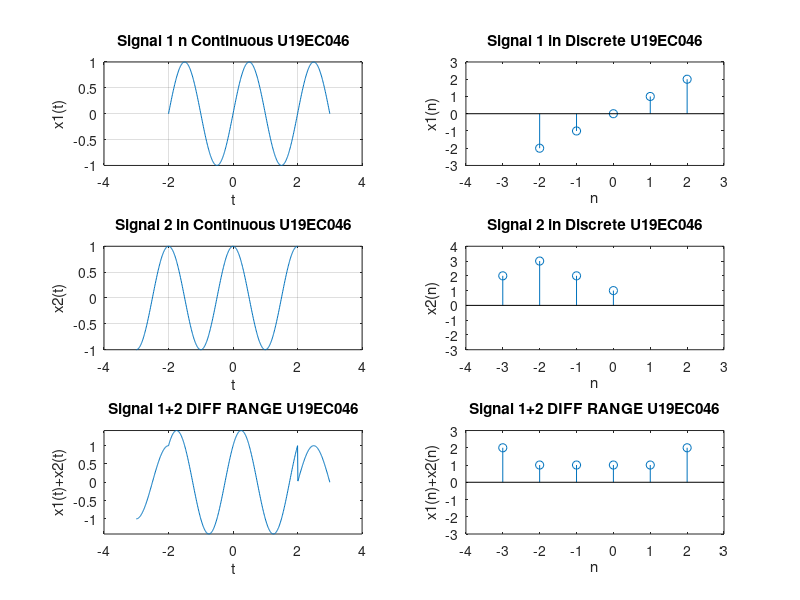

This figure's MATLAB source:
clc;
close all;

%% 
%For Continuous Part

%Defining time window
t1=-2:0.01:3;
t2=-3:0.01:2;
%defining input signal
x1=sin(pi*t1);
x2=cos(pi*t2);

%Plotting signal 1
subplot(3,2,1);
plot(t1,x1);
xlabel('t');
ylabel('x1(t)');
grid on;
axis([-4 4 -1 1]);
title('Signal 1 n Continuous U19EC046');

%Plotting signal 2
subplot(3,2,3);
plot(t2,x2);
xlabel('t');
ylabel('x2(t)');
grid on;
axis([-4 4 -1 1]);
title('Signal 2 in Continuous U19EC046');

%Performing Padding.
t=min(min(t1),min(t2)):0.01:max(max(t1),max(t2));
y1=zeros(1,length(t));
y2=zeros(1,length(t));

y1((t>=min(t1) & t<=max(t1)))=x1();
y2((t>=min(t2) & t<=max(t2)))=x2();

%Adding signal1 and Signal 2.
y=y1+y2;

%Plotting summation of signal 1 and signal 2
subplot(3,2,5);
plot(t,y1+y2);
xlabel('t');
ylabel('x1(t)+x2(t)');
axis([-4 4 -1.414 1.414]);
title('Signal 1+2 DIFF RANGE U19EC046');


%%

%For Discrete Part

%time window
n1=-2:1:2;
n2=-3:1:0;
%defining input signal
x1=[-2 -1 0 1 2];
x2=[2 3 2 1];

%Plotting signal 1
subplot(3,2,2);
stem(n1,x1);
xlabel('n');
ylabel('x1(n)');
axis([-4 3 -3 3]);
title('Signal 1 in Discrete U19EC046');

%Plotting signal 2
subplot(3,2,4);
stem(n2,x2);
xlabel('n');
ylabel('x2(n)');
axis([-4 3 -3 4]);
title('Signal 2 in Discrete U19EC046');

%Performing Padding.
n=min(min(n1),min(n2)):1:max(max(n1),max(n2));
y1=zeros(1,length(n));
y2=zeros(1,length(n));

y1((n>=min(n1) & n<=max(n1)))=x1();
y2((n>=min(n2) & n<=max(n2)))=x2();

%Adding signal1 and Signal 2.
y=y1+y2;

%Plotting summation of signal 1 and signal 2
subplot(3,2,6);
stem(n,y);
xlabel('n');
ylabel('x1(n)+x2(n)');
axis([-4 3 -3 3]);
title('Signal 1+2 DIFF RANGE U19EC046');